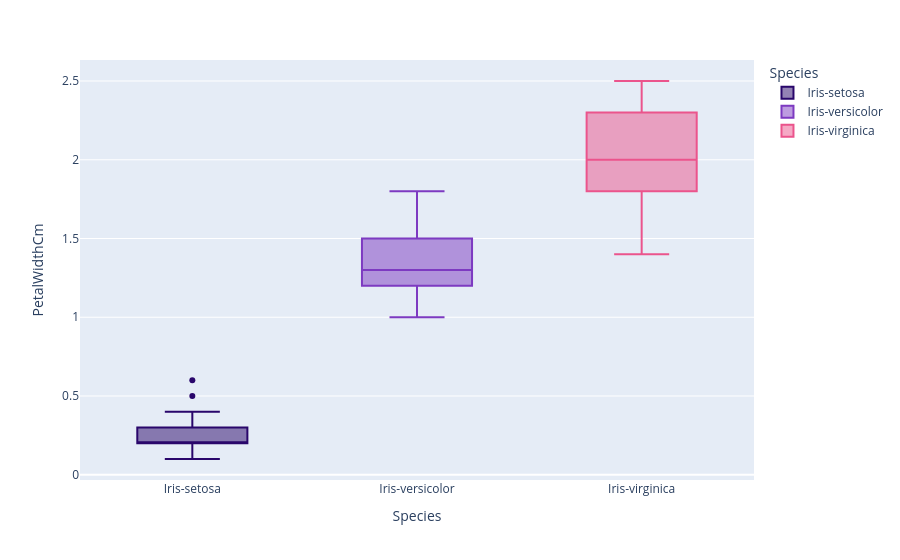

The code cell stored with this chart in its notebook:
### Markdown cell above
Petal-Width

### Code cell
fig = px.box(data_frame=iris, x='Species',y='PetalWidthCm',color='Species',color_discrete_sequence=['#29066B','#7D3AC1','#EB548C'],orientation='v')
fig.show()

### Figure 1 — Plotly figure (JSON) as saved in the notebook; plotly's stock layout.template omitted (floating-point values rounded to 4 significant figures)
{"data": [{"alignmentgroup": "True", "hovertemplate": "Species=%{x}<br>PetalWidthCm=%{y}<extra></extra>", "legendgroup": "Iris-setosa", "marker": {"color": "#29066B"}, "name": "Iris-setosa", "notched": false, "offsetgroup": "Iris-setosa", "orientation": "v", "showlegend": true, "type": "box", "x": ["Iris-setosa", "Iris-setosa", "Iris-setosa", "Iris-setosa", "Iris-setosa", "Iris-setosa", "Iris-setosa", "Iris-setosa", "Iris-setosa", "Iris-setosa", "Iris-setosa", "Iris-setosa", "Iris-setosa", "Iris-setosa", "Iris-setosa", "Iris-setosa", "Iris-setosa", "Iris-setosa", "Iris-setosa", "Iris-setosa", "Iris-setosa", "Iris-setosa", "Iris-setosa", "Iris-setosa", "Iris-setosa", "Iris-setosa", "Iris-setosa", "Iris-setosa", "Iris-setosa", "Iris-setosa", "Iris-setosa", "Iris-setosa", "Iris-setosa", "Iris-setosa", "Iris-setosa", "Iris-setosa", "Iris-setosa", "Iris-setosa", "Iris-setosa", "Iris-setosa", "Iris-setosa", "Iris-setosa", "Iris-setosa", "Iris-setosa", "Iris-setosa", "Iris-setosa", "Iris-setosa", "Iris-setosa", "Iris-setosa", "Iris-setosa"], "x0": " ", "xaxis": "x", "y": [0.2, 0.2, 0.2, 0.2, 0.2, 0.4, 0.3, 0.2, 0.2, 0.1, 0.2, 0.2, 0.1, 0.1, 0.2, 0.4, 0.4, 0.3, 0.3, 0.3, 0.2, 0.4, 0.2, 0.5, 0.2, 0.2, 0.4, 0.2, 0.2, 0.2, 0.2, 0.4, 0.1, 0.2, 0.1, 0.2, 0.2, 0.1, 0.2, 0.2, 0.3, 0.3, 0.2, 0.6, 0.4, 0.3, 0.2, 0.2, 0.2, 0.2], "y0": " ", "yaxis": "y"}, {"alignmentgroup": "True", "hovertemplate": "Species=%{x}<br>PetalWidthCm=%{y}<extra></extra>", "legendgroup": "Iris-versicolor", "marker": {"color": "#7D3AC1"}, "name": "Iris-versicolor", "notched": false, "offsetgroup": "Iris-versicolor", "orientation": "v", "showlegend": true, "type": "box", "x": ["Iris-versicolor", "Iris-versicolor", "Iris-versicolor", "Iris-versicolor", "Iris-versicolor", "Iris-versicolor", "Iris-versicolor", "Iris-versicolor", "Iris-versicolor", "Iris-versicolor", "Iris-versicolor", "Iris-versicolor", "Iris-versicolor", "Iris-versicolor", "Iris-versicolor", "Iris-versicolor", "Iris-versicolor", "Iris-versicolor", "Iris-versicolor", "Iris-versicolor", "Iris-versicolor", "Iris-versicolor", "Iris-versicolor", "Iris-versicolor", "Iris-versicolor", "Iris-versicolor", "Iris-versicolor", "Iris-versicolor", "Iris-versicolor", "Iris-versicolor", "Iris-versicolor", "Iris-versicolor", "Iris-versicolor", "Iris-versicolor", "Iris-versicolor", "Iris-versicolor", "Iris-versicolor", "Iris-versicolor", "Iris-versicolor", "Iris-versicolor", "Iris-versicolor", "Iris-versicolor", "Iris-versicolor", "Iris-versicolor", "Iris-versicolor", "Iris-versicolor", "Iris-versicolor", "Iris-versicolor", "Iris-versicolor", "Iris-versicolor"], "x0": " ", "xaxis": "x", "y": [1.4, 1.5, 1.5, 1.3, 1.5, 1.3, 1.6, 1.0, 1.3, 1.4, 1.0, 1.5, 1.0, 1.4, 1.3, 1.4, 1.5, 1.0, 1.5, 1.1, 1.8, 1.3, 1.5, 1.2, 1.3, 1.4, 1.4, 1.7, 1.5, 1.0, 1.1, 1.0, 1.2, 1.6, 1.5, 1.6, 1.5, 1.3, 1.3, 1.3, 1.2, 1.4, 1.2, 1.0, 1.3, 1.2, 1.3, 1.3, 1.1, 1.3], "y0": " ", "yaxis": "y"}, {"alignmentgroup": "True", "hovertemplate": "Species=%{x}<br>PetalWidthCm=%{y}<extra></extra>", "legendgroup": "Iris-virginica", "marker": {"color": "#EB548C"}, "name": "Iris-virginica", "notched": false, "offsetgroup": "Iris-virginica", "orientation": "v", "showlegend": true, "type": "box", "x": ["Iris-virginica", "Iris-virginica", "Iris-virginica", "Iris-virginica", "Iris-virginica", "Iris-virginica", "Iris-virginica", "Iris-virginica", "Iris-virginica", "Iris-virginica", "Iris-virginica", "Iris-virginica", "Iris-virginica", "Iris-virginica", "Iris-virginica", "Iris-virginica", "Iris-virginica", "Iris-virginica", "Iris-virginica", "Iris-virginica", "Iris-virginica", "Iris-virginica", "Iris-virginica", "Iris-virginica", "Iris-virginica", "Iris-virginica", "Iris-virginica", "Iris-virginica", "Iris-virginica", "Iris-virginica", "Iris-virginica", "Iris-virginica", "Iris-virginica", "Iris-virginica", "Iris-virginica", "Iris-virginica", "Iris-virginica", "Iris-virginica", "Iris-virginica", "Iris-virginica", "Iris-virginica", "Iris-virginica", "Iris-virginica", "Iris-virginica", "Iris-virginica", "Iris-virginica", "Iris-virginica", "Iris-virginica", "Iris-virginica", "Iris-virginica"], "x0": " ", "xaxis": "x", "y": [2.5, 1.9, 2.1, 1.8, 2.2, 2.1, 1.7, 1.8, 1.8, 2.5, 2.0, 1.9, 2.1, 2.0, 2.4, 2.3, 1.8, 2.2, 2.3, 1.5, 2.3, 2.0, 2.0, 1.8, 2.1, 1.8, 1.8, 1.8, 2.1, 1.6, 1.9, 2.0, 2.2, 1.5, 1.4, 2.3, 2.4, 1.8, 1.8, 2.1, 2.4, 2.3, 1.9, 2.3, 2.5, 2.3, 1.9, 2.0, 2.3, 1.8], "y0": " ", "yaxis": "y"}], "layout": {"boxmode": "overlay", "legend": {"title": {"text": "Species"}, "tracegroupgap": 0}, "margin": {"t": 60}, "xaxis": {"anchor": "y", "categoryarray": ["Iris-setosa", "Iris-versicolor", "Iris-virginica"], "categoryorder": "array", "domain": [0, 1], "title": {"text": "Species"}}, "yaxis": {"anchor": "x", "domain": [0, 1], "title": {"text": "PetalWidthCm"}}}}
